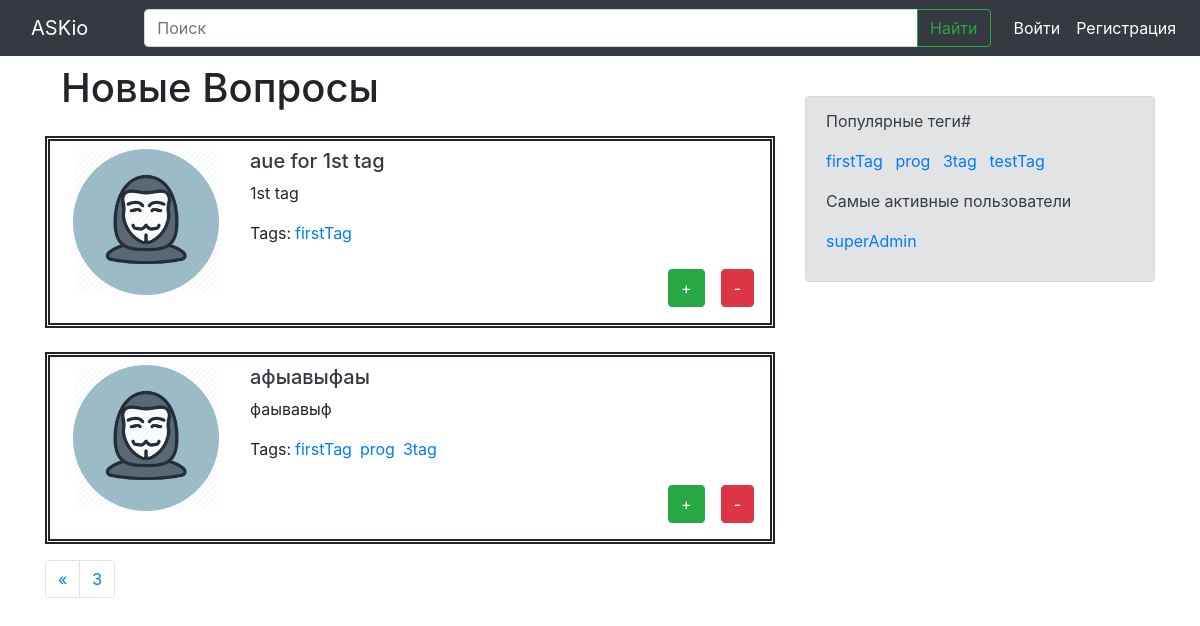
Before: /questions/?page=3 with the older database file.
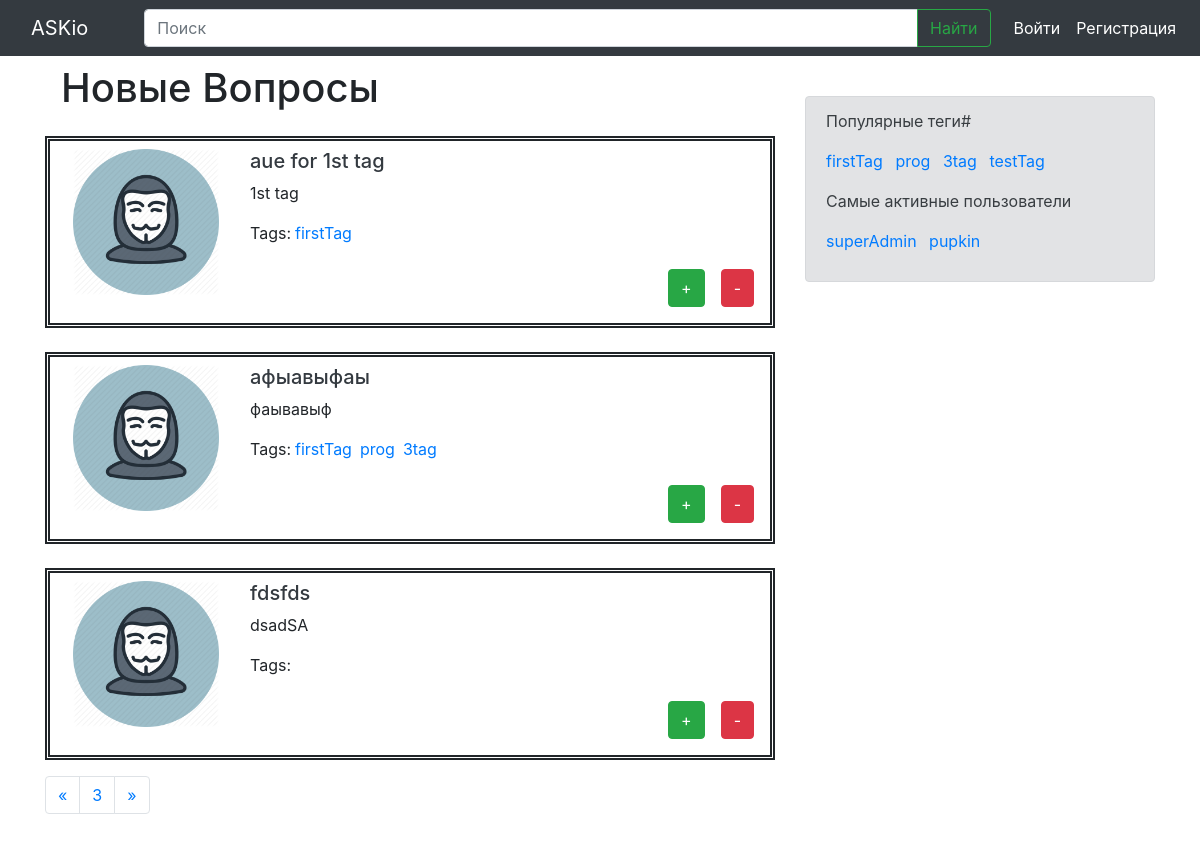
After: the same page with the newer database file.
### app/models.py (models this page shows, shortened)
class Question(models.Model):
    title = models.CharField(max_length=255)
    text = models.TextField()
    profile = models.ForeignKey(Profile, on_delete=models.CASCADE)
    tag = models.ManyToManyField(Tag, blank=True)

class Tag(models.Model):
    name = models.CharField(max_length=20, unique=True)

class Profile(models.Model):
    user = models.OneToOneField(User, on_delete=models.CASCADE, unique=True)
    nickname = models.CharField(max_length=20, default=None, unique=True)
    avatar = models.ImageField(blank=False, null=True)

### app/views.py (the view)
# urls.py: path('questions/', views.get_questions, name='questions'),
def get_questions(request):
    questions, page = paginate(Question.objects.all(), 3, request)
    right_menu_tags, right_menu_members = right_menu_objects()
    context = {
        'questions': questions,
        'page': page,
        'right_menu_tags': right_menu_tags,
        'right_menu_members': right_menu_members,
    }
    if request.user.is_authenticated:
        profile = Profile.objects.get(user=request.user)
        context['profile'] = profile
    return render(request, 'questions.html', context)

### app/views.py (called while the page is built)
def right_menu_objects():
    tags = Tag.objects.all()
    members = Profile.objects.all()
    return tags, members

def paginate(objects_list, number_of_objects_on_page, request):
    pages_count = request.GET.get('page')
    if pages_count is None:
        pages_count=1
    paginator = Paginator(objects_list, number_of_objects_on_page)
    page = paginator.page(pages_count)
    return page.object_list, page

### templates/questions.html
{% extends 'base.html' %}
{% load static %}
{% block content %}
    <p class="h1 mt-3 ml-3"> Новые Вопросы </p>
    {% for question in questions %}
      {% include 'inc/question.html' with q=question t=question.tag %}
    {% endfor %}
    {% include 'inc/paginator.html' %}
{% endblock content %}

### templates/inc/question.html
{% load static %}
<div class="media mt-4 p-2" style="border-style: double; border-width: 5px;">
  <img src="{% static 'img/avatar.png' %}" class="mr-3 col-3">
  <div class="media-body">
    <h5>
      <a href="{% url 'question' qid=q.id %}" class="text-dark">{{ q.title }}</a>
    </h5>
    <p> {{ q.text }} </p>
    <div class="input-group">
      <p class="mr-1">Tags: </p>
      {% for tag in question.tag.all %}
        <a href="{% url 'tag' tag_name=tag.name %}" class="base_link_v1 mr-2">{{ tag.name }}</a>
      {% endfor %}
    </div>
    <div class="input-group justify-content-end">
      <button type="button" class="btn btn-success m-2">+</button>
      <button type="button" class="btn btn-danger m-2">-</button>
    </div>
  </div>
</div>

### templates/inc/right_menu.html
<div class="alert alert-secondary">
  <p>
    Популярные теги#
    <div>
      {% for tag in tags %}
        <a href="{% url 'tag' tag_name=tag.name %}" class="base_link_v1 mr-2">{{ tag.name }}</a>
      {% endfor %}
    </div>
  </p>
  <p>
    Самые активные пользователи
    <div>
      {% for member in members %}
        <a href="#" class="base_link_v1 mr-2">{{ member.nickname }}</a>
      {% endfor %}
    </div>
  </p>
</div>

Changed rows visible on the page:
added Question: title "fdsfds", text "dsadSA"
added Profile: nickname "pupkin"
